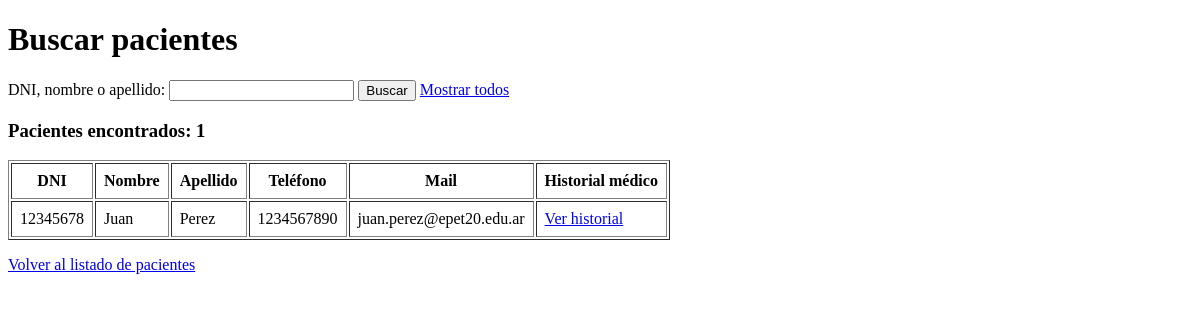
Page /historial/buscar_paciente.php on the earlier database version.
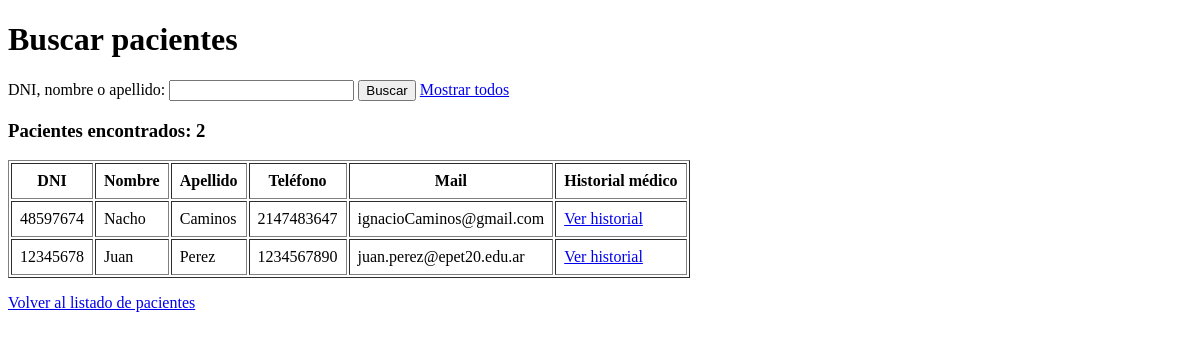
Same page on the later database version.
### tables this page shows
CREATE TABLE `paciente` (
  `dni_p` int(11) NOT NULL,
  `nombre_p` varchar(30) NOT NULL,
  `apellido` varchar(30) NOT NULL,
  `cuil` varchar(11) DEFAULT NULL,
  `telefono` varchar(20) NOT NULL,
  `mail` varchar(100) NOT NULL,
  `id_obra_social` int(11) DEFAULT NULL,
  `id_trabajo` int(11) DEFAULT NULL
);

### historial/buscar_paciente.php (the view, shortened to what this page needs)
<?php
require_once __DIR__ . "/../Pacientes/conexion.php";
$busqueda = trim($_GET["busqueda"] ?? "");
if ($busqueda != "") {
    $sql = "SELECT dni_p, nombre_p, apellido, telefono, mail
            FROM paciente
            WHERE CAST(dni_p AS CHAR) LIKE ?
               OR nombre_p LIKE ?
               OR apellido LIKE ?
            ORDER BY apellido, nombre_p";
    $stmt = mysqli_prepare($conexion, $sql);
    $termino = "%" . $busqueda . "%";
    mysqli_stmt_bind_param(
        $stmt,
        "sss",
        $termino,
        $termino,
        $termino
    );
    mysqli_stmt_execute($stmt);
    $resultado = mysqli_stmt_get_result($stmt);
} else {
    $sql = "SELECT dni_p, nombre_p, apellido, telefono, mail
            FROM paciente
            ORDER BY apellido, nombre_p";
    $resultado = mysqli_query($conexion, $sql);
}
$cantidad = mysqli_num_rows($resultado);
?>
<!DOCTYPE html>
<html lang="es">
<head>
</head>
<body>
    <h1>Buscar pacientes</h1>
    <form action="buscar_paciente.php" method="GET">
        <label for="busqueda">
            DNI, nombre o apellido:
        </label>
        <input
            type="text"
            id="busqueda"
            name="busqueda"
            value="<?php echo htmlspecialchars($busqueda); ?>"
        >
        <button type="submit">Buscar</button>
        <a href="buscar_paciente.php">Mostrar todos</a>
    </form>
    <h3>Pacientes encontrados: <?php echo $cantidad; ?></h3>
    <table border="1" cellpadding="8">
        <thead>
            <tr>
                <th>DNI</th>
                <th>Nombre</th>
                <th>Apellido</th>
                <th>Teléfono</th>
                <th>Mail</th>
                <th>Historial médico</th>
            </tr>
        </thead>
        <tbody>
            <?php if ($cantidad > 0) { ?>
                <?php while ($paciente = mysqli_fetch_assoc($resultado)) { ?>
                    <tr>
                        <td>
                            <?php echo htmlspecialchars($paciente["dni_p"]); ?>
                        </td>
                        <td>
                            <?php echo htmlspecialchars($paciente["nombre_p"]); ?>
                        </td>
                        <td>
                            <?php echo htmlspecialchars($paciente["apellido"]); ?>
                        </td>
                        <td>
                            <?php echo htmlspecialchars($paciente["telefono"]); ?>
                        </td>
                        <td>
                            <?php echo htmlspecialchars($paciente["mail"]); ?>
                        </td>
                        <td>
                            <a href="historial.php?dni_p=<?php echo urlencode($paciente["dni_p"]); ?>">
                                Ver historial
                            </a>
                        </td>
                    </tr>
                <?php } ?>
            <?php } else { ?>
                <tr>
                    <td colspan="6">No se encontraron pacientes.</td>
                </tr>
            <?php } ?>
        </tbody>
    </table>
    <p>
        <a href="listar.php">Volver al listado de pacientes</a>
    </p>
</body>
</html>

Differences in the rows shown:
added paciente: dni_p "48597674", nombre_p "Nacho", apellido "Caminos", telefono "2147483647", mail "ignacioCaminos@gmail.com"
Other differences:
$cantidad: "1" → "2"
